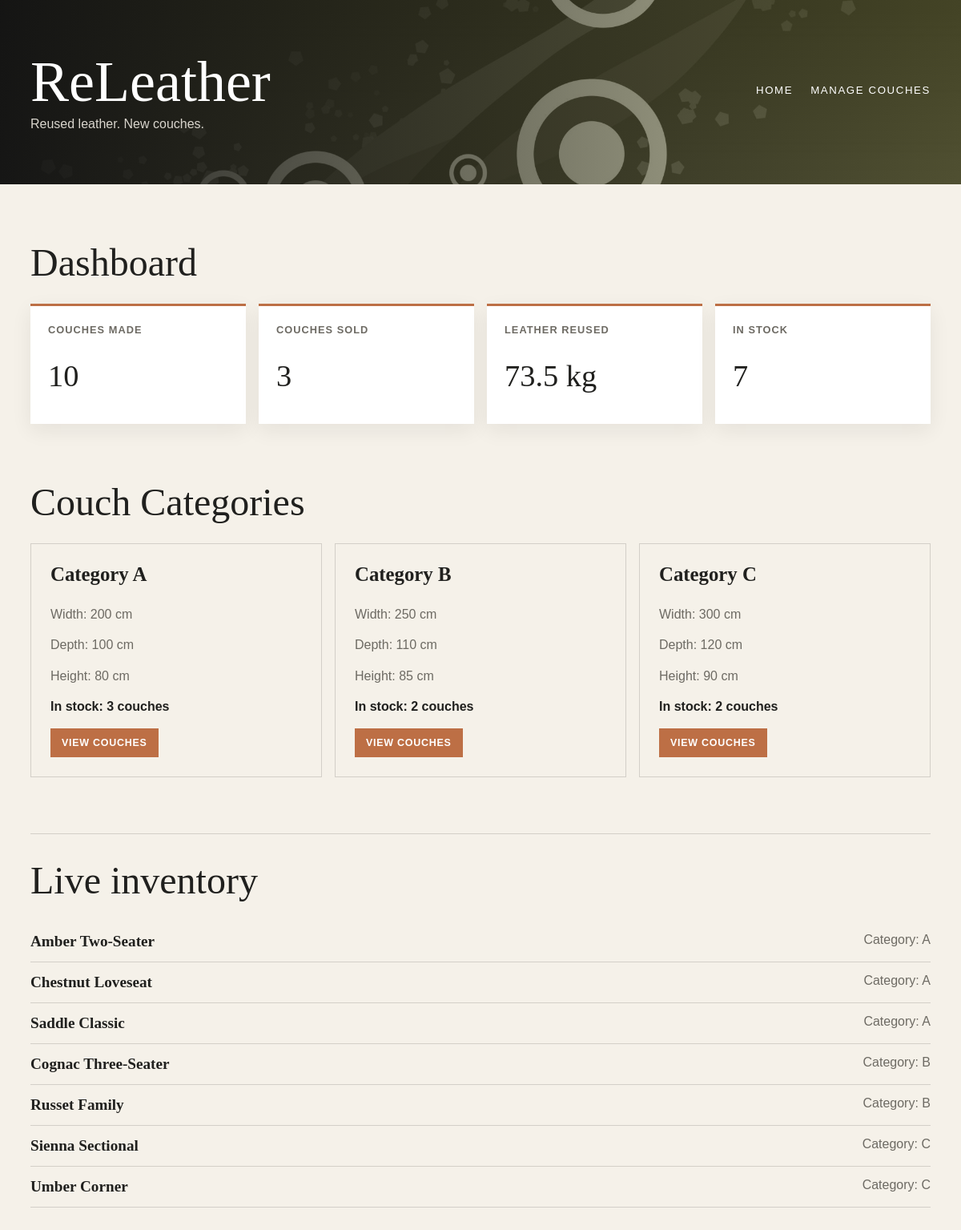
Page /dashboard.php on the committed database.
### tables this page shows
CREATE TABLE categories (
    name      VARCHAR(50) NOT NULL PRIMARY KEY,
    width_cm  INT NOT NULL,
    depth_cm  INT NOT NULL,
    height_cm INT NOT NULL
);

CREATE TABLE couches (
    id         INT AUTO_INCREMENT PRIMARY KEY,
    name       VARCHAR(100) NOT NULL,
    category   VARCHAR(50) NOT NULL,
    leather_kg DECIMAL(6,2) NOT NULL DEFAULT 0,
    sold       TINYINT(1) NOT NULL DEFAULT 0,
    FOREIGN KEY (category) REFERENCES categories(name)
);

### dashboard.php (the view, shortened to what this page needs)
<?php
include "connection.php";
$selected = isset($_GET["category"]) && is_string($_GET["category"]) ? trim($_GET["category"]) : "";
try {
    $stats = $conn->query(
        "SELECT COUNT(*) AS made,
                COALESCE(SUM(sold), 0) AS sold,
                COALESCE(SUM(leather_kg), 0) AS leather
         FROM couches"
    )->fetch_assoc();
    $categories = $conn->query(
        "SELECT c.name, c.width_cm, c.depth_cm, c.height_cm, COUNT(k.id) AS amount
         FROM categories c
         LEFT JOIN couches k ON k.category = c.name AND k.sold = 0
         GROUP BY c.name, c.width_cm, c.depth_cm, c.height_cm
         ORDER BY c.name"
    )->fetch_all(MYSQLI_ASSOC);
    if ($selected !== "") {
        $stmt = $conn->prepare("SELECT name, category FROM couches WHERE sold = 0 AND category = ? ORDER BY name");
        $stmt->bind_param("s", $selected);
    } else {
        $stmt = $conn->prepare("SELECT name, category FROM couches WHERE sold = 0 ORDER BY category, name");
    }
    $stmt->execute();
    $couches = $stmt->get_result()->fetch_all(MYSQLI_ASSOC);
} catch (mysqli_sql_exception $e) {
    error_log('Dashboard query failed: ' . $e->getMessage());
    http_response_code(500);
    exit('The dashboard could not load its data. Has schema.sql been imported?');
}
$made = (int) $stats["made"];
$sold = (int) $stats["sold"];
$leather = rtrim(rtrim(number_format((float) $stats["leather"], 2, ".", ""), "0"), ".");
?>
<!DOCTYPE html>
<html lang="en">
<head>
    <link rel="stylesheet" href="style.css">
</head>
<body>
<header class="dash-header">
    <div>
        <h1>ReLeather</h1>
        <p>Reused leather. New couches.</p>
    </div>
    <?php include "nav.php"; ?>
</header>
<div class="container">
    <h2>Dashboard</h2>
    <div class="dashboard">
        <div class="box">
            <h3>Couches Made</h3>
            <p><?= $made ?></p>
        </div>
        <div class="box">
            <h3>Couches Sold</h3>
            <p><?= $sold ?></p>
        </div>
        <div class="box">
            <h3>Leather Reused</h3>
            <p><?= $leather ?> kg</p>
        </div>
        <div class="box">
            <h3>In Stock</h3>
            <p><?= $made - $sold ?></p>
        </div>
    </div>
    <h2>Couch Categories</h2>
    <div class="categories">
        <?php foreach ($categories as $category): ?>
        <div class="category">
            <h3>Category <?= htmlspecialchars($category["name"]) ?></h3>
            <p>Width: <?= (int) $category["width_cm"] ?> cm</p>
            <p>Depth: <?= (int) $category["depth_cm"] ?> cm</p>
            <p>Height: <?= (int) $category["height_cm"] ?> cm</p>
            <p><strong>In stock: <?= (int) $category["amount"] ?> couches</strong></p>
            <a class="button button-small" href="dashboard.php?category=<?= urlencode($category["name"]) ?>#inventory-heading">View Couches</a>
        </div>
        <?php endforeach; ?>
    </div>
    <section class="records" aria-labelledby="inventory-heading">
        <h2 id="inventory-heading">Live inventory</h2>
        <?php if ($couches): ?>
            <?php foreach ($couches as $couch): ?>
            <div class="record">
                <strong><?= htmlspecialchars($couch["name"]) ?></strong>
                <p>Category: <?= htmlspecialchars($couch["category"]) ?></p>
            </div>
            <?php endforeach; ?>
        <?php else: ?>
            <p class="records-empty">No couches in stock<?= $selected !== "" ? " in this category" : "" ?>.</p>
        <?php endif; ?>
    </section>
</div>
</body>
</html>

### style.css (style rules this page uses)
:root { --ink: #20201e; --muted: #6d6a63; --paper: #f5f1e9; --warm: #bd6f45; --line: rgba(32, 32, 30, 0.16); --serif: Georgia, "Times New Roman", serif; --sans: "Trebuchet MS", Arial, sans-serif; }
* { box-sizing: border-box; }
body { margin: 0; color: var(--ink); background: var(--paper); font-family: var(--sans); }
.button { display: inline-flex; align-items: center; gap: 18px; padding: 15px 20px; color: #fff; background: var(--warm); font-size: 0.78rem; font-weight: bold; letter-spacing: 0.12em; text-decoration: none; text-transform: uppercase; }
.button-small { padding: 11px 14px; letter-spacing: 0.06em; }
.dash-header { display: flex; align-items: center; justify-content: space-between; min-height: 230px; padding: 28px max(28px, calc((100% - 1124px) / 2)); color: white; background: linear-gradient(90deg, rgba(20, 20, 19, 0.94), rgba(110, 110, 43, 0.45)), url("backmetro.jpg") center / cover; }
.dash-header h1 { margin: 0 0 8px; font-family: var(--serif); font-size: clamp(2.5rem, 6vw, 4.5rem); font-weight: normal; line-height: 1; }
.dash-header p { margin: 0; color: #d9d5cd; }
.container { max-width: 1180px; margin: 0 auto; padding: 70px 28px; }
.container h2 { margin: 0 0 24px; font-family: var(--serif); font-size: clamp(2rem, 4vw, 3.3rem); font-weight: normal; }
.dashboard { display: grid; grid-template-columns: repeat(4, 1fr); gap: 16px; margin-bottom: 70px; }
.box { min-height: 150px; padding: 22px; border-top: 3px solid var(--warm); background: white; box-shadow: 0 8px 24px rgba(32, 32, 30, 0.07); }
.box h3 { margin: 0 0 28px; color: var(--muted); font-size: 0.8rem; letter-spacing: 0.08em; text-transform: uppercase; }
.box p { margin: 0; font-family: var(--serif); font-size: 2.4rem; }
.categories { display: grid; grid-template-columns: repeat(3, 1fr); gap: 16px; margin-bottom: 70px; }
.category { padding: 24px; border: 1px solid var(--line); background: transparent; }
.category h3 { margin-top: 0; font-family: var(--serif); font-size: 1.55rem; }
.category p { color: var(--muted); line-height: 1.4; }
.category strong { color: var(--ink); }
.records { border-top: 1px solid var(--line); padding-top: 30px; }
.record { display: flex; justify-content: space-between; gap: 20px; padding: 14px 0; border-bottom: 1px solid var(--line); }
.record p { margin: 0; color: var(--muted); }
.record strong { font-family: var(--serif); font-size: 1.2rem; }

### rows in the picture
categories: name "A", width_cm "200", depth_cm "100", height_cm "80", amount "3"
categories: name "B", width_cm "250", depth_cm "110", height_cm "85", amount "2"
categories: name "C", width_cm "300", depth_cm "120", height_cm "90", amount "2"
couches: name "Amber Two-Seater", category "A"
couches: name "Chestnut Loveseat", category "A"
couches: name "Saddle Classic", category "A"
couches: name "Cognac Three-Seater", category "B"
couches: name "Russet Family", category "B"
couches: name "Sienna Sectional", category "C"
couches: name "Umber Corner", category "C"

### other values in the picture
$label "HOME"
$label "MANAGE COUCHES"
$made "10"
$sold "3"
$leather "73.5"
$made - $sold "7"
